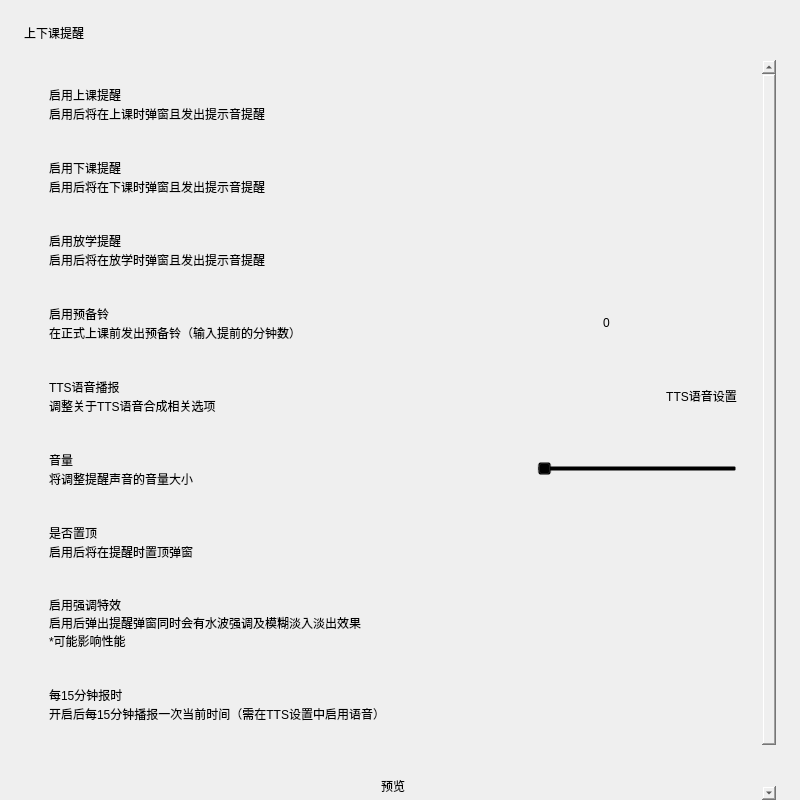
<?xml version="1.0" encoding="UTF-8"?>
<ui version="4.0">
 <class>Form</class>
 <widget class="QWidget" name="Form">
  <property name="geometry">
   <rect>
    <x>0</x>
    <y>0</y>
    <width>800</width>
    <height>800</height>
   </rect>
  </property>
  <property name="sizePolicy">
   <sizepolicy hsizetype="Preferred" vsizetype="Expanding">
    <horstretch>0</horstretch>
    <verstretch>0</verstretch>
   </sizepolicy>
  </property>
  <property name="windowTitle">
   <string>Form</string>
  </property>
  <layout class="QVBoxLayout" name="verticalLayout_2">
   <property name="spacing">
    <number>18</number>
   </property>
   <property name="leftMargin">
    <number>24</number>
   </property>
   <property name="topMargin">
    <number>24</number>
   </property>
   <property name="rightMargin">
    <number>24</number>
   </property>
   <property name="bottomMargin">
    <number>0</number>
   </property>
   <item>
    <widget class="TitleLabel" name="TitleLabel">
     <property name="text">
      <string>上下课提醒</string>
     </property>
    <property name="wordWrap"><bool>true</bool></property></widget>
   </item>
   <item>
    <widget class="SmoothScrollArea" name="sd_scroll">
     <property name="styleSheet">
      <string notr="true">background: transparent; border: none</string>
     </property>
     <property name="widgetResizable">
      <bool>true</bool>
     </property>
     <widget class="QWidget" name="scrollAreaWidgetContents">
      <property name="geometry">
       <rect>
        <x>0</x>
        <y>0</y>
        <width>697</width>
        <height>734</height>
       </rect>
      </property>
      <layout class="QVBoxLayout" name="verticalLayout_9">
       <item>
        <layout class="QVBoxLayout" name="verticalLayout_5">
         <property name="spacing">
          <number>3</number>
         </property>
         <item>
          <widget class="CardWidget" name="CardWidget_6">
           <property name="minimumSize">
            <size>
             <width>0</width>
             <height>70</height>
            </size>
           </property>
           <layout class="QHBoxLayout" name="horizontalLayout_6">
            <property name="leftMargin">
             <number>16</number>
            </property>
            <property name="topMargin">
             <number>16</number>
            </property>
            <property name="rightMargin">
             <number>16</number>
            </property>
            <property name="bottomMargin">
             <number>16</number>
            </property>
            <item>
             <layout class="QVBoxLayout" name="verticalLayout_10">
              <property name="spacing">
               <number>0</number>
              </property>
              <item>
               <widget class="StrongBodyLabel" name="StrongBodyLabel_6">
                <property name="sizePolicy">
                 <sizepolicy hsizetype="Expanding" vsizetype="Preferred">
                  <horstretch>0</horstretch>
                  <verstretch>0</verstretch>
                 </sizepolicy>
                </property>
                <property name="text">
                 <string>启用上课提醒</string>
                </property>
               <property name="wordWrap"><bool>true</bool></property></widget>
              </item>
              <item>
               <widget class="CaptionLabel" name="CaptionLabel_5">
                <property name="text">
                 <string>启用后将在上课时弹窗且发出提示音提醒</string>
                </property>
                <property name="wordWrap">
                 <bool>true</bool>
                </property>
                <property name="lightColor" stdset="0">
                 <color alpha="150">
                  <red>0</red>
                  <green>0</green>
                  <blue>0</blue>
                 </color>
                </property>
                <property name="darkColor" stdset="0">
                 <color alpha="200">
                  <red>255</red>
                  <green>255</green>
                  <blue>255</blue>
                 </color>
                </property>
               </widget>
              </item>
             </layout>
            </item>
            <item>
             <widget class="SwitchButton" name="switch_enable_attend">
              <property name="onText">
               <string>启用</string>
              </property>
              <property name="offText">
               <string>禁用</string>
              </property>
             </widget>
            </item>
           </layout>
          </widget>
         </item>
         <item>
          <widget class="CardWidget" name="CardWidget_10">
           <property name="minimumSize">
            <size>
             <width>0</width>
             <height>70</height>
            </size>
           </property>
           <layout class="QHBoxLayout" name="horizontalLayout_8">
            <property name="leftMargin">
             <number>16</number>
            </property>
            <property name="topMargin">
             <number>16</number>
            </property>
            <property name="rightMargin">
             <number>16</number>
            </property>
            <property name="bottomMargin">
             <number>16</number>
            </property>
            <item>
             <layout class="QVBoxLayout" name="verticalLayout_12">
              <property name="spacing">
               <number>0</number>
              </property>
              <item>
               <widget class="StrongBodyLabel" name="StrongBodyLabel_8">
                <property name="sizePolicy">
                 <sizepolicy hsizetype="Expanding" vsizetype="Preferred">
                  <horstretch>0</horstretch>
                  <verstretch>0</verstretch>
                 </sizepolicy>
                </property>
                <property name="text">
                 <string>启用下课提醒</string>
                </property>
               <property name="wordWrap"><bool>true</bool></property></widget>
              </item>
              <item>
               <widget class="CaptionLabel" name="CaptionLabel_7">
                <property name="text">
                 <string>启用后将在下课时弹窗且发出提示音提醒</string>
                </property>
                <property name="wordWrap">
                 <bool>true</bool>
                </property>
                <property name="lightColor" stdset="0">
                 <color alpha="150">
                  <red>0</red>
                  <green>0</green>
                  <blue>0</blue>
                 </color>
                </property>
                <property name="darkColor" stdset="0">
                 <color alpha="200">
                  <red>255</red>
                  <green>255</green>
                  <blue>255</blue>
                 </color>
                </property>
               </widget>
              </item>
             </layout>
            </item>
            <item>
             <widget class="SwitchButton" name="switch_enable_finish">
              <property name="onText">
               <string>启用</string>
              </property>
              <property name="offText">
               <string>禁用</string>
              </property>
             </widget>
            </item>
           </layout>
          </widget>
         </item>
         <item>
          <widget class="CardWidget" name="CardWidget_14">
           <property name="minimumSize">
            <size>
             <width>0</width>
             <height>70</height>
            </size>
           </property>
           <layout class="QHBoxLayout" name="horizontalLayout_9">
            <property name="leftMargin">
             <number>16</number>
            </property>
            <property name="topMargin">
             <number>16</number>
            </property>
            <property name="rightMargin">
             <number>16</number>
            </property>
            <property name="bottomMargin">
             <number>16</number>
            </property>
            <item>
             <layout class="QVBoxLayout" name="verticalLayout_15">
              <property name="spacing">
               <number>0</number>
              </property>
              <item>
               <widget class="StrongBodyLabel" name="StrongBodyLabel_9">
                <property name="sizePolicy">
                 <sizepolicy hsizetype="Expanding" vsizetype="Preferred">
                  <horstretch>0</horstretch>
                  <verstretch>0</verstretch>
                 </sizepolicy>
                </property>
                <property name="text">
                 <string>启用放学提醒</string>
                </property>
               <property name="wordWrap"><bool>true</bool></property></widget>
              </item>
              <item>
               <widget class="CaptionLabel" name="CaptionLabel_10">
                <property name="text">
                 <string>启用后将在放学时弹窗且发出提示音提醒</string>
                </property>
                <property name="wordWrap">
                 <bool>true</bool>
                </property>
                <property name="lightColor" stdset="0">
                 <color alpha="150">
                  <red>0</red>
                  <green>0</green>
                  <blue>0</blue>
                 </color>
                </property>
                <property name="darkColor" stdset="0">
                 <color alpha="200">
                  <red>255</red>
                  <green>255</green>
                  <blue>255</blue>
                 </color>
                </property>
               </widget>
              </item>
             </layout>
            </item>
            <item>
             <widget class="SwitchButton" name="switch_enable_schoolout">
              <property name="onText">
               <string>启用</string>
              </property>
              <property name="offText">
               <string>禁用</string>
              </property>
             </widget>
            </item>
           </layout>
          </widget>
         </item>
         <item>
          <widget class="CardWidget" name="CardWidget_8">
           <property name="minimumSize">
            <size>
             <width>0</width>
             <height>70</height>
            </size>
           </property>
           <layout class="QHBoxLayout" name="horizontalLayout_11">
            <property name="leftMargin">
             <number>16</number>
            </property>
            <property name="topMargin">
             <number>16</number>
            </property>
            <property name="rightMargin">
             <number>16</number>
            </property>
            <property name="bottomMargin">
             <number>16</number>
            </property>
            <item>
             <layout class="QVBoxLayout" name="verticalLayout_13">
              <property name="spacing">
               <number>0</number>
              </property>
              <item>
               <widget class="StrongBodyLabel" name="StrongBodyLabel_11">
                <property name="sizePolicy">
                 <sizepolicy hsizetype="Expanding" vsizetype="Preferred">
                  <horstretch>0</horstretch>
                  <verstretch>0</verstretch>
                 </sizepolicy>
                </property>
                <property name="text">
                 <string>启用预备铃</string>
                </property>
               <property name="wordWrap"><bool>true</bool></property></widget>
              </item>
              <item>
               <widget class="CaptionLabel" name="CaptionLabel_8">
                <property name="text">
                 <string>在正式上课前发出预备铃（输入提前的分钟数）</string>
                </property>
                <property name="wordWrap">
                 <bool>true</bool>
                </property>
                <property name="lightColor" stdset="0">
                 <color alpha="150">
                  <red>0</red>
                  <green>0</green>
                  <blue>0</blue>
                 </color>
                </property>
                <property name="darkColor" stdset="0">
                 <color alpha="200">
                  <red>255</red>
                  <green>255</green>
                  <blue>255</blue>
                 </color>
                </property>
               </widget>
              </item>
             </layout>
            </item>
            <item>
             <widget class="SpinBox" name="spin_prepare_class">
              <property name="minimumSize">
               <size>
                <width>130</width>
                <height>33</height>
               </size>
              </property>
              <property name="maximum">
               <number>9</number>
              </property>
             </widget>
            </item>
            <item>
             <widget class="SwitchButton" name="switch_enable_prepare">
              <property name="onText">
               <string>启用</string>
              </property>
              <property name="offText">
               <string>禁用</string>
              </property>
             </widget>
            </item>
           </layout>
          </widget>
         </item>
         <item>
          <widget class="CardWidget" name="CardWidget_13">
           <property name="minimumSize">
            <size>
             <width>0</width>
             <height>70</height>
            </size>
           </property>
           <layout class="QHBoxLayout" name="horizontalLayout_14">
            <property name="leftMargin">
             <number>16</number>
            </property>
            <property name="topMargin">
             <number>16</number>
            </property>
            <property name="rightMargin">
             <number>16</number>
            </property>
            <property name="bottomMargin">
             <number>16</number>
            </property>
            <item>
             <layout class="QVBoxLayout" name="verticalLayout_18">
              <property name="spacing">
               <number>0</number>
              </property>
              <item>
               <widget class="StrongBodyLabel" name="StrongBodyLabel_14">
                <property name="sizePolicy">
                 <sizepolicy hsizetype="Expanding" vsizetype="Preferred">
                  <horstretch>0</horstretch>
                  <verstretch>0</verstretch>
                 </sizepolicy>
                </property>
                <property name="text">
                 <string>TTS语音播报</string>
                </property>
               <property name="wordWrap"><bool>true</bool></property></widget>
              </item>
              <item>
               <widget class="CaptionLabel" name="CaptionLabel_13">
                <property name="text">
                 <string>调整关于TTS语音合成相关选项</string>
                </property>
                <property name="lightColor" stdset="0">
                 <color alpha="150">
                  <red>0</red>
                  <green>0</green>
                  <blue>0</blue>
                 </color>
                </property>
                <property name="darkColor" stdset="0">
                 <color alpha="200">
                  <red>255</red>
                  <green>255</green>
                  <blue>255</blue>
                 </color>
                </property>
               <property name="wordWrap"><bool>true</bool></property></widget>
              </item>
             </layout>
            </item>
            <item>
             <widget class="PushButton" name="TTS_PushButton">
              <property name="text">
               <string>TTS语音设置</string>
              </property>
             </widget>
            </item>
           </layout>
          </widget>
         </item>
         <item>
          <widget class="CardWidget" name="CardWidget_7">
           <property name="minimumSize">
            <size>
             <width>0</width>
             <height>70</height>
            </size>
           </property>
           <layout class="QHBoxLayout" name="horizontalLayout_7">
            <property name="leftMargin">
             <number>16</number>
            </property>
            <property name="topMargin">
             <number>16</number>
            </property>
            <property name="rightMargin">
             <number>16</number>
            </property>
            <property name="bottomMargin">
             <number>16</number>
            </property>
            <item>
             <layout class="QVBoxLayout" name="verticalLayout_11">
              <property name="spacing">
               <number>0</number>
              </property>
              <item>
               <widget class="StrongBodyLabel" name="StrongBodyLabel_7">
                <property name="text">
                 <string>音量</string>
                </property>
               <property name="wordWrap"><bool>true</bool></property></widget>
              </item>
              <item>
               <widget class="CaptionLabel" name="CaptionLabel_6">
                <property name="text">
                 <string>将调整提醒声音的音量大小</string>
                </property>
                <property name="lightColor" stdset="0">
                 <color alpha="150">
                  <red>0</red>
                  <green>0</green>
                  <blue>0</blue>
                 </color>
                </property>
                <property name="darkColor" stdset="0">
                 <color alpha="200">
                  <red>255</red>
                  <green>255</green>
                  <blue>255</blue>
                 </color>
                </property>
               <property name="wordWrap"><bool>true</bool></property></widget>
              </item>
             </layout>
            </item>
            <item>
             <widget class="Slider" name="slider_volume">
              <property name="sizePolicy">
               <sizepolicy hsizetype="Maximum" vsizetype="Fixed">
                <horstretch>0</horstretch>
                <verstretch>0</verstretch>
               </sizepolicy>
              </property>
              <property name="minimumSize">
               <size>
                <width>200</width>
                <height>0</height>
               </size>
              </property>
              <property name="orientation">
               <enum>Qt::Horizontal</enum>
              </property>
             </widget>
            </item>
           </layout>
          </widget>
         </item>
         <item>
          <widget class="CardWidget" name="CardWidget_12">
           <property name="minimumSize">
            <size>
             <width>0</width>
             <height>70</height>
            </size>
           </property>
           <layout class="QHBoxLayout" name="horizontalLayout_13">
            <property name="leftMargin">
             <number>16</number>
            </property>
            <property name="topMargin">
             <number>16</number>
            </property>
            <property name="rightMargin">
             <number>16</number>
            </property>
            <property name="bottomMargin">
             <number>16</number>
            </property>
            <item>
             <layout class="QVBoxLayout" name="verticalLayout_17">
              <property name="spacing">
               <number>0</number>
              </property>
              <item>
               <widget class="StrongBodyLabel" name="StrongBodyLabel_13">
                <property name="sizePolicy">
                 <sizepolicy hsizetype="Expanding" vsizetype="Preferred">
                  <horstretch>0</horstretch>
                  <verstretch>0</verstretch>
                 </sizepolicy>
                </property>
                <property name="text">
                 <string>是否置顶</string>
                </property>
               <property name="wordWrap"><bool>true</bool></property></widget>
              </item>
              <item>
               <widget class="CaptionLabel" name="CaptionLabel_12">
                <property name="text">
                 <string>启用后将在提醒时置顶弹窗</string>
                </property>
                <property name="lightColor" stdset="0">
                 <color alpha="150">
                  <red>0</red>
                  <green>0</green>
                  <blue>0</blue>
                 </color>
                </property>
                <property name="darkColor" stdset="0">
                 <color alpha="200">
                  <red>255</red>
                  <green>255</green>
                  <blue>255</blue>
                 </color>
                </property>
               <property name="wordWrap"><bool>true</bool></property></widget>
              </item>
             </layout>
            </item>
            <item>
             <widget class="SwitchButton" name="switch_enable_pin_toast">
              <property name="onText">
               <string>启用</string>
              </property>
              <property name="offText">
               <string>禁用</string>
              </property>
             </widget>
            </item>
           </layout>
          </widget>
         </item>
         <item>
          <widget class="CardWidget" name="CardWidget_9">
           <property name="minimumSize">
            <size>
             <width>0</width>
             <height>70</height>
            </size>
           </property>
           <layout class="QHBoxLayout" name="horizontalLayout_12">
            <property name="leftMargin">
             <number>16</number>
            </property>
            <property name="topMargin">
             <number>16</number>
            </property>
            <property name="rightMargin">
             <number>16</number>
            </property>
            <property name="bottomMargin">
             <number>16</number>
            </property>
            <item>
             <layout class="QVBoxLayout" name="verticalLayout_14">
              <property name="spacing">
               <number>0</number>
              </property>
              <item>
               <widget class="StrongBodyLabel" name="StrongBodyLabel_12">
                <property name="sizePolicy">
                 <sizepolicy hsizetype="Expanding" vsizetype="Preferred">
                  <horstretch>0</horstretch>
                  <verstretch>0</verstretch>
                 </sizepolicy>
                </property>
                <property name="text">
                 <string>启用强调特效</string>
                </property>
               <property name="wordWrap"><bool>true</bool></property></widget>
              </item>
              <item>
               <widget class="CaptionLabel" name="CaptionLabel_9">
                <property name="text">
                 <string>启用后弹出提醒弹窗同时会有水波强调及模糊淡入淡出效果
*可能影响性能</string>
                </property>
                <property name="wordWrap">
                 <bool>true</bool>
                </property>
                <property name="lightColor" stdset="0">
                 <color alpha="150">
                  <red>0</red>
                  <green>0</green>
                  <blue>0</blue>
                 </color>
                </property>
                <property name="darkColor" stdset="0">
                 <color alpha="200">
                  <red>255</red>
                  <green>255</green>
                  <blue>255</blue>
                 </color>
                </property>
               </widget>
              </item>
             </layout>
            </item>
            <item>
             <widget class="SwitchButton" name="switch_enable_wave">
              <property name="onText">
               <string>启用</string>
              </property>
              <property name="offText">
               <string>禁用</string>
              </property>
             </widget>
            </item>
           </layout>
          </widget>
         </item>
         <item>
          <widget class="CardWidget" name="CardWidget_time_announce">
           <property name="minimumSize">
            <size>
             <width>0</width>
             <height>70</height>
            </size>
           </property>
           <layout class="QHBoxLayout" name="horizontalLayout_time_announce">
            <property name="leftMargin">
             <number>16</number>
            </property>
            <property name="topMargin">
             <number>16</number>
            </property>
            <property name="rightMargin">
             <number>16</number>
            </property>
            <property name="bottomMargin">
             <number>16</number>
            </property>
            <item>
             <layout class="QVBoxLayout" name="verticalLayout_time_announce">
              <property name="spacing">
               <number>0</number>
              </property>
              <item>
               <widget class="StrongBodyLabel" name="StrongBodyLabel_time_announce">
                <property name="sizePolicy">
                 <sizepolicy hsizetype="Expanding" vsizetype="Preferred">
                  <horstretch>0</horstretch>
                  <verstretch>0</verstretch>
                 </sizepolicy>
                </property>
                <property name="text">
                 <string>每15分钟报时</string>
                </property>
                <property name="wordWrap"><bool>true</bool></property></widget>
              </item>
              <item>
               <widget class="CaptionLabel" name="CaptionLabel_time_announce">
                <property name="text">
                 <string>开启后每15分钟播报一次当前时间（需在TTS设置中启用语音）</string>
                </property>
                <property name="wordWrap">
                 <bool>true</bool>
                </property>
                <property name="lightColor" stdset="0">
                 <color alpha="150">
                  <red>0</red>
                  <green>0</green>
                  <blue>0</blue>
                 </color>
                </property>
                <property name="darkColor" stdset="0">
                 <color alpha="200">
                  <red>255</red>
                  <green>255</green>
                  <blue>255</blue>
                 </color>
                </property>
               </widget>
              </item>
             </layout>
            </item>
            <item>
             <widget class="SwitchButton" name="switch_enable_time_announce">
              <property name="onText">
               <string>启用</string>
              </property>
              <property name="offText">
               <string>禁用</string>
              </property>
             </widget>
            </item>
           </layout>
          </widget>
         </item>
        </layout>
       </item>
       <item>
        <widget class="QFrame" name="blank">
         <property name="minimumSize">
          <size>
           <width>0</width>
           <height>25</height>
          </size>
         </property>
         <property name="frameShape">
          <enum>QFrame::StyledPanel</enum>
         </property>
         <property name="frameShadow">
          <enum>QFrame::Raised</enum>
         </property>
         <property name="lineWidth">
          <number>5</number>
         </property>
        </widget>
       </item>
       <item>
        <layout class="QHBoxLayout" name="horizontalLayout">
         <item>
          <spacer name="horizontalSpacer">
           <property name="orientation">
            <enum>Qt::Horizontal</enum>
           </property>
           <property name="sizeHint" stdset="0">
            <size>
             <width>40</width>
             <height>20</height>
            </size>
           </property>
          </spacer>
         </item>
         <item>
          <widget class="PrimaryDropDownPushButton" name="preview">
           <property name="sizePolicy">
            <sizepolicy hsizetype="Expanding" vsizetype="Fixed">
             <horstretch>0</horstretch>
             <verstretch>0</verstretch>
            </sizepolicy>
           </property>
           <property name="text">
            <string>预览</string>
           </property>
          </widget>
         </item>
         <item>
          <spacer name="horizontalSpacer_2">
           <property name="orientation">
            <enum>Qt::Horizontal</enum>
           </property>
           <property name="sizeHint" stdset="0">
            <size>
             <width>40</width>
             <height>20</height>
            </size>
           </property>
          </spacer>
         </item>
        </layout>
       </item>
       <item>
        <spacer name="verticalSpacer">
         <property name="orientation">
          <enum>Qt::Vertical</enum>
         </property>
         <property name="sizeHint" stdset="0">
          <size>
           <width>20</width>
           <height>40</height>
          </size>
         </property>
        </spacer>
       </item>
      </layout>
     </widget>
    </widget>
   </item>
  </layout>
 </widget>
 <customwidgets>
  <customwidget>
   <class>PushButton</class>
   <extends>QPushButton</extends>
   <header>qfluentwidgets</header>
  </customwidget>
  <customwidget>
   <class>PrimaryPushButton</class>
   <extends>PushButton</extends>
   <header>qfluentwidgets</header>
  </customwidget>
  <customwidget>
   <class>PrimaryDropDownPushButton</class>
   <extends>PrimaryPushButton</extends>
   <header>qfluentwidgets</header>
  </customwidget>
  <customwidget>
   <class>SwitchButton</class>
   <extends>QWidget</extends>
   <header>qfluentwidgets</header>
  </customwidget>
  <customwidget>
   <class>Slider</class>
   <extends>QSlider</extends>
   <header>qfluentwidgets</header>
  </customwidget>
  <customwidget>
   <class>CardWidget</class>
   <extends>QFrame</extends>
   <header>qfluentwidgets</header>
   <container>1</container>
  </customwidget>
  <customwidget>
   <class>SmoothScrollArea</class>
   <extends>QScrollArea</extends>
   <header>qfluentwidgets</header>
   <container>1</container>
  </customwidget>
  <customwidget>
   <class>CaptionLabel</class>
   <extends>QLabel</extends>
   <header>qfluentwidgets</header>
  </customwidget>
  <customwidget>
   <class>StrongBodyLabel</class>
   <extends>QLabel</extends>
   <header>qfluentwidgets</header>
  </customwidget>
  <customwidget>
   <class>TitleLabel</class>
   <extends>QLabel</extends>
   <header>qfluentwidgets</header>
  </customwidget>
  <customwidget>
   <class>SpinBox</class>
   <extends>QSpinBox</extends>
   <header>qfluentwidgets</header>
  </customwidget>
 </customwidgets>
 <resources />
 <connections />
</ui>
